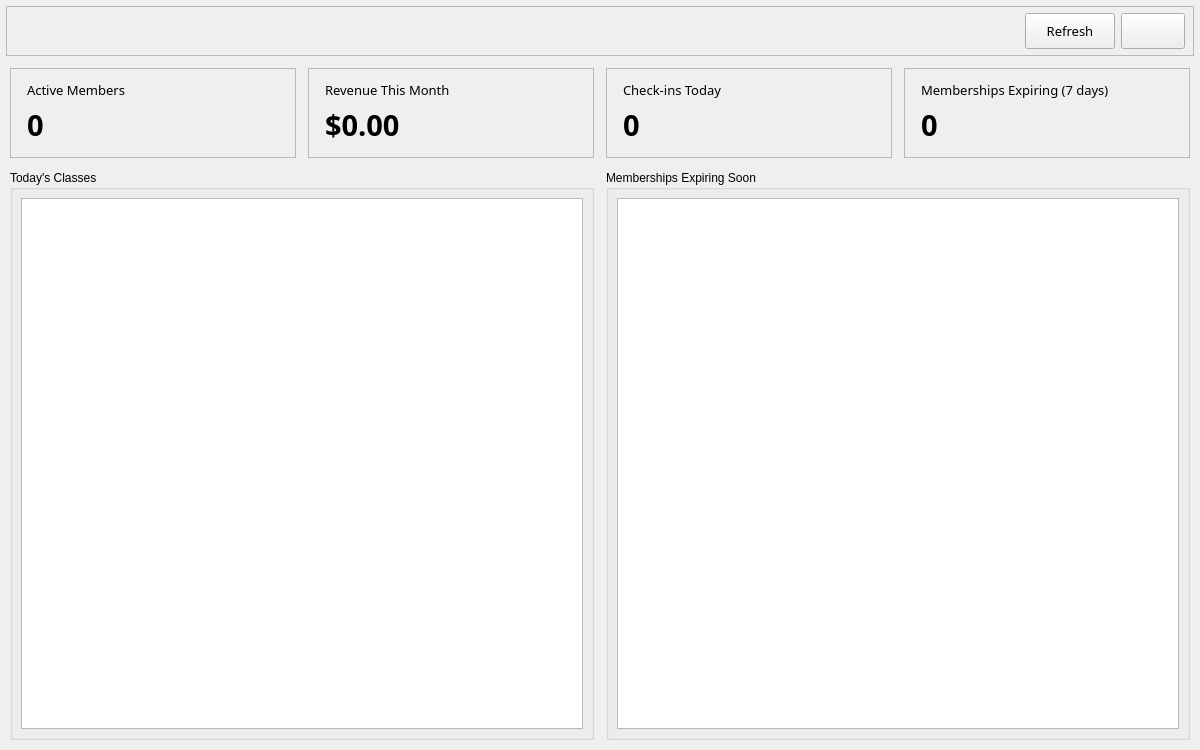
<?xml version="1.0" encoding="UTF-8"?>
<ui version="4.0">
 <class>Form</class>
 <widget class="QWidget" name="Form">
  <property name="geometry">
   <rect>
    <x>0</x>
    <y>0</y>
    <width>1200</width>
    <height>750</height>
   </rect>
  </property>
  <property name="windowTitle">
   <string>Dashboard</string>
  </property>
  <layout class="QVBoxLayout" name="verticalLayout_main">
   <property name="spacing">
    <number>0</number>
   </property>
   <property name="leftMargin">
    <number>6</number>
   </property>
   <property name="topMargin">
    <number>6</number>
   </property>
   <property name="rightMargin">
    <number>6</number>
   </property>
   <property name="bottomMargin">
    <number>6</number>
   </property>

   <!-- TOP BAR -->
   <item>
    <widget class="QFrame" name="bar_information">
     <property name="sizePolicy">
      <sizepolicy hsizetype="Preferred" vsizetype="Fixed">
       <horstretch>0</horstretch>
       <verstretch>0</verstretch>
      </sizepolicy>
     </property>
     <property name="minimumSize">
      <size>
       <width>0</width>
       <height>50</height>
      </size>
     </property>
     <property name="maximumSize">
      <size>
       <width>16777215</width>
       <height>50</height>
      </size>
     </property>
     <property name="frameShape">
      <enum>QFrame::StyledPanel</enum>
     </property>
     <property name="frameShadow">
      <enum>QFrame::Raised</enum>
     </property>
     <layout class="QHBoxLayout" name="horizontalLayout_bar">
      <property name="leftMargin">
       <number>8</number>
      </property>
      <property name="topMargin">
       <number>4</number>
      </property>
      <property name="rightMargin">
       <number>8</number>
      </property>
      <property name="bottomMargin">
       <number>4</number>
      </property>
      <item>
       <widget class="QLabel" name="label_user_name">
        <property name="font">
         <font>
          <family>Century Gothic</family>
          <pointsize>12</pointsize>
         </font>
        </property>
        <property name="text">
         <string/>
        </property>
        <property name="alignment">
         <set>Qt::AlignLeading|Qt::AlignLeft|Qt::AlignVCenter</set>
        </property>
       </widget>
      </item>
      <item>
       <widget class="QLabel" name="label_user_role">
        <property name="font">
         <font>
          <family>Century Gothic</family>
          <pointsize>12</pointsize>
         </font>
        </property>
        <property name="text">
         <string/>
        </property>
       </widget>
      </item>
      <item>
       <spacer name="horizontalSpacer_bar">
        <property name="orientation">
         <enum>Qt::Horizontal</enum>
        </property>
        <property name="sizeType">
         <enum>QSizePolicy::Expanding</enum>
        </property>
        <property name="sizeHint" stdset="0">
         <size>
          <width>40</width>
          <height>20</height>
         </size>
        </property>
       </spacer>
      </item>
      <item>
       <widget class="QPushButton" name="btn_refresh">
        <property name="minimumSize">
         <size>
          <width>90</width>
          <height>36</height>
         </size>
        </property>
        <property name="font">
         <font>
          <family>Century Gothic</family>
          <pointsize>10</pointsize>
         </font>
        </property>
        <property name="text">
         <string>Refresh</string>
        </property>
       </widget>
      </item>
      <item>
       <widget class="QPushButton" name="btn_close">
        <property name="minimumSize">
         <size>
          <width>64</width>
          <height>36</height>
         </size>
        </property>
        <property name="maximumSize">
         <size>
          <width>64</width>
          <height>36</height>
         </size>
        </property>
        <property name="text">
         <string/>
        </property>
       </widget>
      </item>
     </layout>
    </widget>
   </item>

   <!-- KPI CARDS ROW -->
   <item>
    <layout class="QHBoxLayout" name="horizontalLayout_kpis">
     <property name="spacing">
      <number>12</number>
     </property>
     <property name="leftMargin">
      <number>4</number>
     </property>
     <property name="topMargin">
      <number>12</number>
     </property>
     <property name="rightMargin">
      <number>4</number>
     </property>
     <property name="bottomMargin">
      <number>4</number>
     </property>

     <!-- Card: Active Members -->
     <item>
      <widget class="QFrame" name="card_active_members">
       <property name="minimumSize">
        <size>
         <width>0</width>
         <height>90</height>
        </size>
       </property>
       <property name="frameShape">
        <enum>QFrame::StyledPanel</enum>
       </property>
       <property name="frameShadow">
        <enum>QFrame::Raised</enum>
       </property>
       <layout class="QVBoxLayout" name="verticalLayout_card_members">
        <property name="leftMargin">
         <number>16</number>
        </property>
        <property name="topMargin">
         <number>12</number>
        </property>
        <property name="rightMargin">
         <number>16</number>
        </property>
        <property name="bottomMargin">
         <number>12</number>
        </property>
        <item>
         <widget class="QLabel" name="label_card_members_title">
          <property name="font">
           <font>
            <family>Century Gothic</family>
            <pointsize>10</pointsize>
           </font>
          </property>
          <property name="text">
           <string>Active Members</string>
          </property>
         </widget>
        </item>
        <item>
         <widget class="QLabel" name="label_card_members_value">
          <property name="font">
           <font>
            <family>Century Gothic</family>
            <pointsize>22</pointsize>
            <bold>true</bold>
           </font>
          </property>
          <property name="text">
           <string>0</string>
          </property>
         </widget>
        </item>
       </layout>
      </widget>
     </item>

     <!-- Card: Monthly Revenue -->
     <item>
      <widget class="QFrame" name="card_monthly_revenue">
       <property name="minimumSize">
        <size>
         <width>0</width>
         <height>90</height>
        </size>
       </property>
       <property name="frameShape">
        <enum>QFrame::StyledPanel</enum>
       </property>
       <property name="frameShadow">
        <enum>QFrame::Raised</enum>
       </property>
       <layout class="QVBoxLayout" name="verticalLayout_card_revenue">
        <property name="leftMargin">
         <number>16</number>
        </property>
        <property name="topMargin">
         <number>12</number>
        </property>
        <property name="rightMargin">
         <number>16</number>
        </property>
        <property name="bottomMargin">
         <number>12</number>
        </property>
        <item>
         <widget class="QLabel" name="label_card_revenue_title">
          <property name="font">
           <font>
            <family>Century Gothic</family>
            <pointsize>10</pointsize>
           </font>
          </property>
          <property name="text">
           <string>Revenue This Month</string>
          </property>
         </widget>
        </item>
        <item>
         <widget class="QLabel" name="label_card_revenue_value">
          <property name="font">
           <font>
            <family>Century Gothic</family>
            <pointsize>22</pointsize>
            <bold>true</bold>
           </font>
          </property>
          <property name="text">
           <string>$0.00</string>
          </property>
         </widget>
        </item>
       </layout>
      </widget>
     </item>

     <!-- Card: Today's Check-ins -->
     <item>
      <widget class="QFrame" name="card_today_checkins">
       <property name="minimumSize">
        <size>
         <width>0</width>
         <height>90</height>
        </size>
       </property>
       <property name="frameShape">
        <enum>QFrame::StyledPanel</enum>
       </property>
       <property name="frameShadow">
        <enum>QFrame::Raised</enum>
       </property>
       <layout class="QVBoxLayout" name="verticalLayout_card_checkins">
        <property name="leftMargin">
         <number>16</number>
        </property>
        <property name="topMargin">
         <number>12</number>
        </property>
        <property name="rightMargin">
         <number>16</number>
        </property>
        <property name="bottomMargin">
         <number>12</number>
        </property>
        <item>
         <widget class="QLabel" name="label_card_checkins_title">
          <property name="font">
           <font>
            <family>Century Gothic</family>
            <pointsize>10</pointsize>
           </font>
          </property>
          <property name="text">
           <string>Check-ins Today</string>
          </property>
         </widget>
        </item>
        <item>
         <widget class="QLabel" name="label_card_checkins_value">
          <property name="font">
           <font>
            <family>Century Gothic</family>
            <pointsize>22</pointsize>
            <bold>true</bold>
           </font>
          </property>
          <property name="text">
           <string>0</string>
          </property>
         </widget>
        </item>
       </layout>
      </widget>
     </item>

     <!-- Card: Expiring Memberships -->
     <item>
      <widget class="QFrame" name="card_expiring_memberships">
       <property name="minimumSize">
        <size>
         <width>0</width>
         <height>90</height>
        </size>
       </property>
       <property name="frameShape">
        <enum>QFrame::StyledPanel</enum>
       </property>
       <property name="frameShadow">
        <enum>QFrame::Raised</enum>
       </property>
       <layout class="QVBoxLayout" name="verticalLayout_card_expiring">
        <property name="leftMargin">
         <number>16</number>
        </property>
        <property name="topMargin">
         <number>12</number>
        </property>
        <property name="rightMargin">
         <number>16</number>
        </property>
        <property name="bottomMargin">
         <number>12</number>
        </property>
        <item>
         <widget class="QLabel" name="label_card_expiring_title">
          <property name="font">
           <font>
            <family>Century Gothic</family>
            <pointsize>10</pointsize>
           </font>
          </property>
          <property name="text">
           <string>Memberships Expiring (7 days)</string>
          </property>
         </widget>
        </item>
        <item>
         <widget class="QLabel" name="label_card_expiring_value">
          <property name="font">
           <font>
            <family>Century Gothic</family>
            <pointsize>22</pointsize>
            <bold>true</bold>
           </font>
          </property>
          <property name="text">
           <string>0</string>
          </property>
         </widget>
        </item>
       </layout>
      </widget>
     </item>

    </layout>
   </item>

   <!-- DETAIL TABLES ROW -->
   <item>
    <layout class="QHBoxLayout" name="horizontalLayout_tables">
     <property name="spacing">
      <number>12</number>
     </property>
     <property name="leftMargin">
      <number>4</number>
     </property>
     <property name="topMargin">
      <number>8</number>
     </property>
     <property name="rightMargin">
      <number>4</number>
     </property>
     <property name="bottomMargin">
      <number>4</number>
     </property>

     <!-- Today's Classes -->
     <item>
      <widget class="QGroupBox" name="groupBox_today_schedules">
       <property name="sizePolicy">
        <sizepolicy hsizetype="Preferred" vsizetype="Expanding">
         <horstretch>1</horstretch>
         <verstretch>0</verstretch>
        </sizepolicy>
       </property>
       <property name="title">
        <string>Today's Classes</string>
       </property>
       <layout class="QVBoxLayout" name="verticalLayout_today_schedules">
        <property name="leftMargin">
         <number>8</number>
        </property>
        <property name="topMargin">
         <number>8</number>
        </property>
        <property name="rightMargin">
         <number>8</number>
        </property>
        <property name="bottomMargin">
         <number>8</number>
        </property>
        <item>
         <widget class="QTableWidget" name="today_schedules_table">
          <property name="sizePolicy">
           <sizepolicy hsizetype="Expanding" vsizetype="Expanding">
            <horstretch>0</horstretch>
            <verstretch>1</verstretch>
           </sizepolicy>
          </property>
          <property name="minimumSize">
           <size>
            <width>0</width>
            <height>200</height>
           </size>
          </property>
         </widget>
        </item>
       </layout>
      </widget>
     </item>

     <!-- Expiring Memberships -->
     <item>
      <widget class="QGroupBox" name="groupBox_expiring_memberships">
       <property name="sizePolicy">
        <sizepolicy hsizetype="Preferred" vsizetype="Expanding">
         <horstretch>1</horstretch>
         <verstretch>0</verstretch>
        </sizepolicy>
       </property>
       <property name="title">
        <string>Memberships Expiring Soon</string>
       </property>
       <layout class="QVBoxLayout" name="verticalLayout_expiring_memberships">
        <property name="leftMargin">
         <number>8</number>
        </property>
        <property name="topMargin">
         <number>8</number>
        </property>
        <property name="rightMargin">
         <number>8</number>
        </property>
        <property name="bottomMargin">
         <number>8</number>
        </property>
        <item>
         <widget class="QTableWidget" name="expiring_memberships_table">
          <property name="sizePolicy">
           <sizepolicy hsizetype="Expanding" vsizetype="Expanding">
            <horstretch>0</horstretch>
            <verstretch>1</verstretch>
           </sizepolicy>
          </property>
          <property name="minimumSize">
           <size>
            <width>0</width>
            <height>200</height>
           </size>
          </property>
         </widget>
        </item>
       </layout>
      </widget>
     </item>

    </layout>
   </item>

  </layout>
 </widget>
 <resources/>
 <connections/>
</ui>
